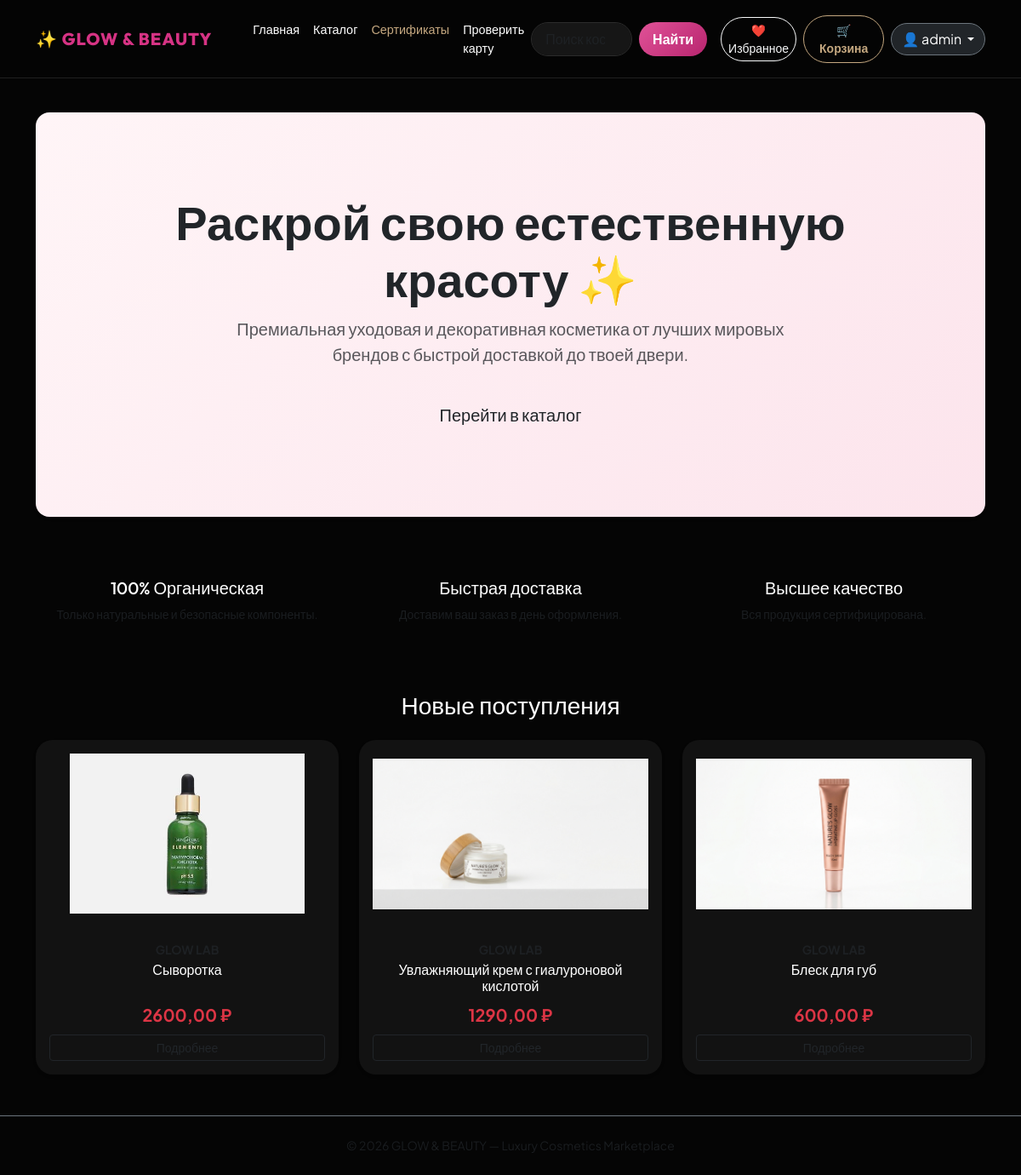
The app's page / (signed in) with its own data.
### shop/models.py (models this page shows, shortened)
class Product(models.Model):
    seller = models.ForeignKey(User, on_delete=models.CASCADE, related_name='seller_products', verbose_name="Продавец", null=True, blank=True)
    category = models.ForeignKey(Category, related_name='products', on_delete=models.CASCADE, verbose_name="Категория")
    name = models.CharField(max_length=200, verbose_name="Название товара")
    slug = models.SlugField(max_length=200, unique=True)
    brand = models.CharField(max_length=100, verbose_name="Бренд")
    image = models.ImageField(upload_to='products/', blank=True, null=True, verbose_name="Фото товара")
    description = models.TextField(verbose_name="Описание")
    ingredients = models.TextField(verbose_name="Состав", blank=True)
    price = models.DecimalField(max_digits=10, decimal_places=2, verbose_name="Цена (₽)")
    stock = models.PositiveIntegerField(default=10, verbose_name="В наличии")
    is_available = models.BooleanField(default=True, verbose_name="Доступен")
    created = models.DateTimeField(auto_now_add=True)
    favorites = models.ManyToManyField(User, related_name='favorite_products', blank=True, verbose_name="В избранном у")
    class Meta:
        verbose_name = "Товар"
        verbose_name_plural = "Товары"
        ordering = ('-created',)
    def get_absolute_url(self):
        return reverse('shop:product_detail', args=[self.slug])

### shop/views.py (the view)
# urls.py: path('', views.home, name='home'),
def home(request):
    latest_products = Product.objects.filter(is_available=True)[:3]
    return render(
        request, "shop/home.html", {"latest_products": latest_products}
    )

### templates/shop/home.html (shortened to what this page needs)
{% extends 'base.html' %}
{% block content %}
<div class="p-5 mb-4 bg-white rounded-4 shadow-sm text-center border-0" style="background: linear-gradient(135deg, #fff5f7 0%, #fce4ec 100%);">
    <div class="container-fluid py-5">
        <h1 class="display-4 fw-bold text-dark">Раскрой свою естественную красоту ✨</h1>
        <p class="col-md-8 mx-auto fs-5 text-muted">Премиальная уходовая и декоративная косметика от лучших мировых брендов с быстрой доставкой до твоей двери.</p>
        <a href="{% url 'shop:product_list' %}" class="btn btn-pink btn-lg px-4 mt-3">Перейти в каталог</a>
    </div>
</div>
<div class="row text-center my-5">
    <div class="col-md-4">
        <div class="p-3">
            <h5>100% Органическая</h5>
            <p class="text-muted small">Только натуральные и безопасные компоненты.</p>
        </div>
    </div>
    <div class="col-md-4">
        <div class="p-3">
            <h5>Быстрая доставка</h5>
            <p class="text-muted small">Доставим ваш заказ в день оформления.</p>
        </div>
    </div>
    <div class="col-md-4">
        <div class="p-3">
            <h5>Высшее качество</h5>
            <p class="text-muted small">Вся продукция сертифицирована.</p>
        </div>
    </div>
</div>
<h3 class="mb-4 text-center">Новые поступления </h3>
<div class="row justify-content-center">
    {% for product in latest_products %}
        <div class="col-md-4 mb-4">
            <div class="card h-100 shadow-sm border-0">
                {% if product.image %}
                    <img src="{{ product.image.url }}" class="card-img-top p-3" style="height: 220px; object-fit: contain;" alt="{{ product.name }}">
                {% endif %}
                <div class="card-body d-flex flex-column text-center">
                    <small class="text-uppercase text-muted fw-bold">{{ product.brand }}</small>
                    <h5 class="card-title fs-6 mt-1">{{ product.name }}</h5>
                    <p class="text-danger fw-bold fs-5 mt-auto mb-2">{{ product.price }} ₽</p>
                    <a href="{{ product.get_absolute_url }}" class="btn btn-outline-dark btn-sm">Подробнее</a>
                </div>
            </div>
        </div>
    {% endfor %}
</div>
{% endblock %}

### templates/base.html (shortened to what this page needs)
<!DOCTYPE html>
<html lang="ru">
<head>
    <link href="https://cdn.jsdelivr.net/npm/bootstrap@5.3.0/dist/css/bootstrap.min.css" rel="stylesheet">
</head>
<body class="d-flex flex-column min-vh-100">
    <nav class="navbar navbar-expand-lg sticky-top py-3">
        <div class="container">
            <a class="navbar-brand" href="{% url 'shop:home' %}">✨ GLOW & BEAUTY</a>
            <div class="collapse navbar-collapse" id="navbarMain">
                <ul class="navbar-nav me-auto ms-4">
                    <li class="nav-item"><a class="nav-link" href="{% url 'shop:home' %}">Главная</a></li>
                    <li class="nav-item"><a class="nav-link" href="{% url 'shop:product_list' %}">Каталог</a></li>
                    <li class="nav-item"><a class="nav-link" href="{% url 'shop:buy_gift_card' %}" style="color: var(--luxury-gold) !important;">Сертификаты</a></li>
                    <li class="nav-item"><a class="nav-link" href="{% url 'shop:use_gift_card' %}">Проверить карту</a></li>
                </ul>
                <form class="d-flex me-3" method="get" action="{% url 'shop:product_list' %}">
                    <input class="form-control rounded-pill me-2 px-3" type="search" name="q" placeholder="Поиск косметики...">
                    <button class="btn btn-beauty px-3" type="submit">Найти</button>
                </form>
                <div class="d-flex align-items-center">
                    {% if user.is_authenticated %}
                        <a href="{% url 'shop:wishlist' %}" class="btn btn-outline-light btn-sm rounded-pill me-2" title="Избранное">
                            ❤️ Избранное
                        </a>
                        <a href="{% url 'shop:cart_detail' %}" class="btn btn-outline-gold btn-sm me-2">
                            🛒 Корзина
                        </a>
                        <div class="dropdown">
                            <button class="btn btn-dark dropdown-toggle rounded-pill border-secondary" type="button" data-bs-toggle="dropdown">
                                👤 {{ user.username }}
                            </button>
                        </div>
                    {% else %}
                        <a href="{% url 'login' %}" class="btn btn-outline-light rounded-pill me-2">Войти</a>
                        <a href="{% url 'shop:register' %}" class="btn btn-beauty">Регистрация</a>
                    {% endif %}
                </div>
            </div>
        </div>
    </nav>
    <main class="container flex-grow-1 my-4">
        {% block content %}{% endblock %}
    </main>
    <footer class="text-center py-4 border-top border-secondary mt-auto text-muted">
        <p class="mb-0 small">&copy; 2026 GLOW & BEAUTY — Luxury Cosmetics Marketplace</p>
    </footer>
</body>
</html>

### templates/base.html (style rules this page uses)
:root { --bg-black: #050505; --card-dark: #121212; --primary-pink: #d63384; --hover-pink: #b8256f; --luxury-gold: #c5a880; --text-white: #ffffff; --text-gray: #a0a0a0; }
body { background-color: var(--bg-black); font-family: 'Plus Jakarta Sans', sans-serif; color: var(--text-white); }
h1, h2, h3, h4, h5, .navbar-brand { font-family: 'Outfit', sans-serif; }
.navbar { background-color: rgba(5, 5, 5, 0.95) !important; backdrop-filter: blur(12px); border-bottom: 1px solid #1f1f1f; }
.navbar-brand { color: var(--primary-pink) !important; font-weight: 800; letter-spacing: 1px; }
.nav-link { color: var(--text-white) !important; font-size: 0.9rem; font-weight: 500; }
.card { background-color: var(--card-dark); border: 1px solid #1f1f1f; border-radius: 20px; color: var(--text-white); transition: all 0.3s ease; }
.btn-beauty { background: linear-gradient(135deg, #e05297 0%, #b8256f 100%); color: white; border: none; border-radius: 50px; padding: 8px 24px; font-family: 'Outfit', sans-serif; font-weight: 600; transition: all 0.3s; }
.btn-outline-gold { border: 1px solid var(--luxury-gold); color: var(--luxury-gold); border-radius: 50px; padding: 6px 18px; font-weight: 600; }
.form-control, .form-select { background-color: #161616 !important; border: 1px solid #2b2b2b !important; color: #ffffff !important; }

### records on screen
Product: image (picture), name "Сыворотка", price "2600,00"
Product: image (picture), name "Увлажняющий крем с гиалуроновой кислотой", price "1290,00"
Product: image (picture), name "Блеск для губ", price "600,00"

### other values on screen
{{ user.username }} "admin"
